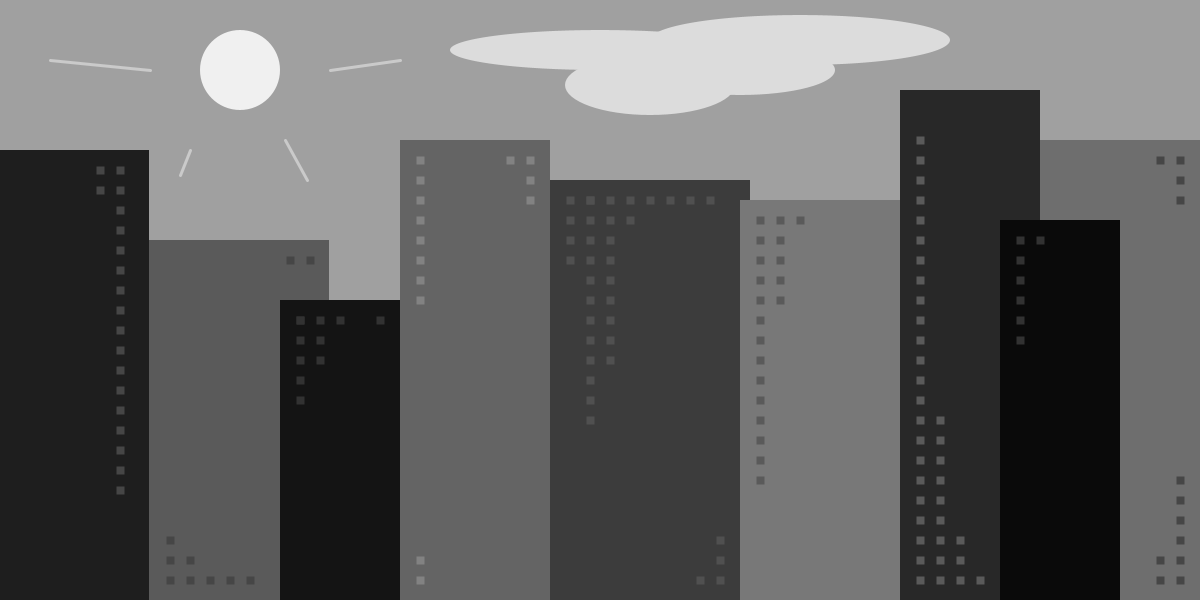
Frame 1 (no input)
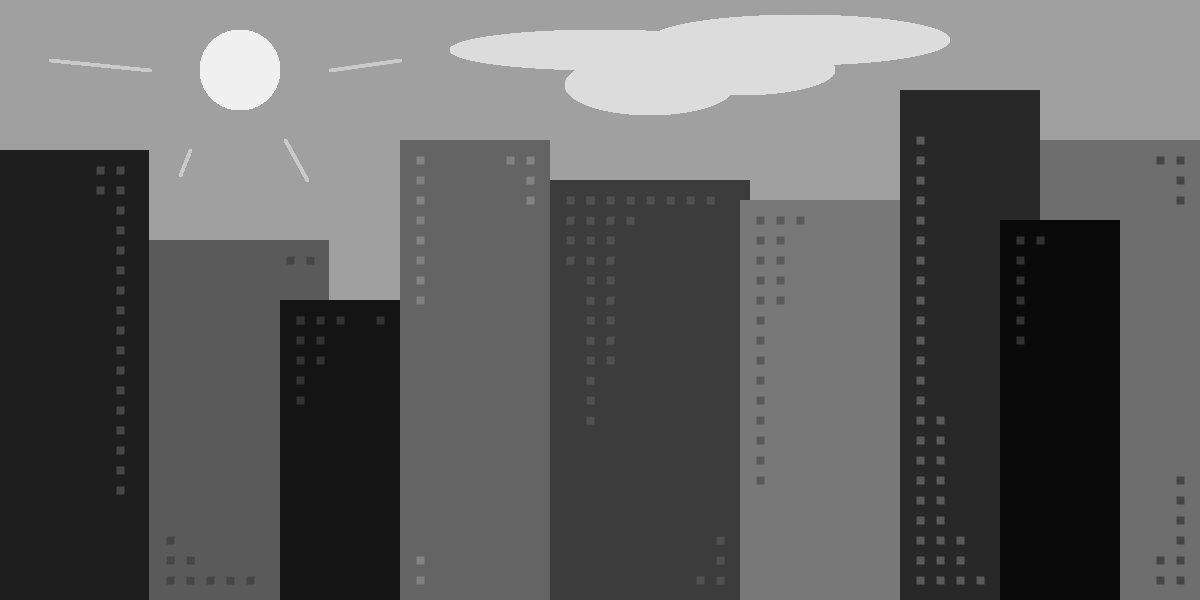
Frame 60 (the mouse pressed at the canvas centre just before this capture)
Frame 120 (the mouse held since frame 60 and released just before this capture): identical to frame 60, image omitted

The Processing sketch that drew these frames (run headless with seeded random() and noise(); from frame 60 on, the mouse is pressed at the canvas centre):

// Processing sketch: f17magd150lab1_blasczyk
// ── f17magd150lab1_blasczyk.pde
/*homework requirements:
    -2 points                        DONE
    -2 lines                         DONE
    -2 ellipses                      DONE
    -2 rectangles                    DONE
    -background                      DONE
    -at least 128 x 128 pixels       DONE
    -greyscale only                  SURE
    -stroke or fill, not both        OKAY
    -stroke cap or stroke join       DONE */    
    
void setup(){
 background(160);
 size(1200, 600);
}

void draw(){
  //Sun
  noStroke();
  fill(240);
  ellipse(240, 70, 80, 80);
  
  strokeCap(ROUND);
  strokeWeight(3);
  stroke(202);
  line(330, 70, 400, 60);
  
  stroke(202);
  line(150, 70, 50, 60);
  
  stroke(202);
  line(285, 140, 307, 180);
  
  stroke(202);
  line(190, 150, 180, 175);
  
  noStroke();
  
  //Buildings
  fill(30);
  rect(-1, 150, 150, 500);     //1
  
  fill(90);
  rect(149, 240, 180, 500);    //2
  
  fill(20);
  rect(280, 300, 220, 500);    //3
  
  fill(100);
  rect(400, 140, 150, 500);    //4
  
  fill(60);
  rect(550, 180, 200, 500);    //5
  
  fill(120);
  rect(740, 200, 230, 500);    //6
  
  fill(110);
  rect(1000, 140, 500, 600);   //9
  
  fill(40);
  rect(900, 90, 140, 600);     //7
  
  fill(10);
  rect(1000, 220, 120, 500);   //8
  
  //Cloud
  fill(220);
  ellipse(600, 50, 300, 40);
  ellipse(650, 85, 170, 60);
  ellipse(740, 70, 190, 50);
  ellipse(800, 40, 300, 50);
  
  //Building 1 Windows
  stroke(70);
  strokeWeight(8);
  strokeCap(PROJECT);
  point(120, 170);
  point(120, 190);
  point(120, 210);
  point(120, 230);
  point(120, 250);
  point(120, 270);
  point(120, 290);
  point(120, 310);
  point(120, 330);
  point(120, 350);
  point(120, 370);
  point(120, 390);
  point(120, 410);
  point(120, 430);
  point(120, 450);
  point(120, 470);
  point(120, 490);
  point(100, 170);
  point(100, 190);
  
  //Building 2 Windows
  point(170, 580);
  point(170, 560);
  point(190, 580);
  point(210, 580);
  point(230, 580);
  point(250, 580);
  point(190, 560);
  point(170, 540);
  point(310, 260);
  point(290, 260);
  
  //Building 3 Windows
  stroke(50);
  point(300, 320);
  point(320, 320);
  point(340, 320);
  point(300, 340);
  point(300, 360);
  point(320, 340);
  point(320, 360);
  point(300, 320);
  point(300, 380);
  point(300, 400);
  point(380, 320);
  
  //Building 4 Windows
  stroke(130);
  point(420, 160);
  point(420, 180);
  point(420, 200);
  point(420, 220);
  point(420, 240);
  point(420, 260);
  point(420, 280);
  point(420, 300);
  point(530, 160);
  point(510, 160);
  point(530, 180);
  point(530, 200);
  point(420, 580);
  point(420, 560);
  
  //Building 5 Windows
  stroke(80);
  point(570, 200);
  point(590, 200);
  point(610, 200);
  point(630, 200);
  point(650, 200);
  point(670, 200);
  point(690, 200);
  point(710, 200);
  point(570, 220);
  point(570, 240);
  point(570, 260);
  point(590, 200);
  point(590, 220);
  point(590, 240);
  point(590, 260);
  point(590, 280);
  point(590, 300);
  point(590, 320);
  point(590, 340);
  point(590, 360);
  point(590, 380);
  point(590, 400);
  point(590, 420);
  point(610, 220);
  point(610, 240);
  point(610, 260);
  point(610, 280);
  point(610, 300);
  point(610, 320);
  point(610, 340);
  point(610, 360);
  point(630, 220);
  point(720, 580);
  point(720, 560);
  point(720, 540);
  point(700, 580);
  
  //Building 6 Windows 
  stroke(90);
  point(760, 220);
  point(760, 240);
  point(760, 260);
  point(760, 280);
  point(760, 300);
  point(760, 320);
  point(760, 340);
  point(760, 360);
  point(760, 380);
  point(760, 400);
  point(760, 420);
  point(760, 440);
  point(760, 460);
  point(760, 480);
  point(780, 220);
  point(780, 240);
  point(780, 260);
  point(780, 280);
  point(780, 300);
  point(800, 220);
  
  //Building 7 Windows
  stroke(90);
  point(920, 580);
  point(920, 560);
  point(920, 540);
  point(920, 520);
  point(920, 500);
  point(920, 480);
  point(920, 460);
  point(920, 440);
  point(920, 420);
  point(920, 400);
  point(920, 380);
  point(920, 360);
  point(920, 340);
  point(920, 320);
  point(920, 300);
  point(920, 280);
  point(920, 260);
  point(920, 240);
  point(920, 220);
  point(920, 200);
  point(920, 180);
  point(920, 160);
  point(920, 140);
  point(940, 580);
  point(940, 560);
  point(940, 540);
  point(940, 520);
  point(940, 500);
  point(940, 480);
  point(940, 460);
  point(940, 440);
  point(940, 420);
  point(960, 580);
  point(960, 560);
  point(960, 540);
  point(980, 580);
  
  //Building 8 Windows
  stroke(50);
  point(1020, 240);
  point(1020, 260);
  point(1020, 280);
  point(1020, 300);
  point(1020, 320);
  point(1020, 340);
  point(1040, 240);
  
  //Building 9 Windows
  stroke(70);
  point(1180, 580);
  point(1160, 580);
  point(1180, 560);
  point(1160, 560);
  point(1180, 540);
  point(1180, 520);
  point(1180, 500);
  point(1180, 480);
  point(1180, 160);
  point(1180, 180);
  point(1180, 200);
  point(1160, 160);
}
